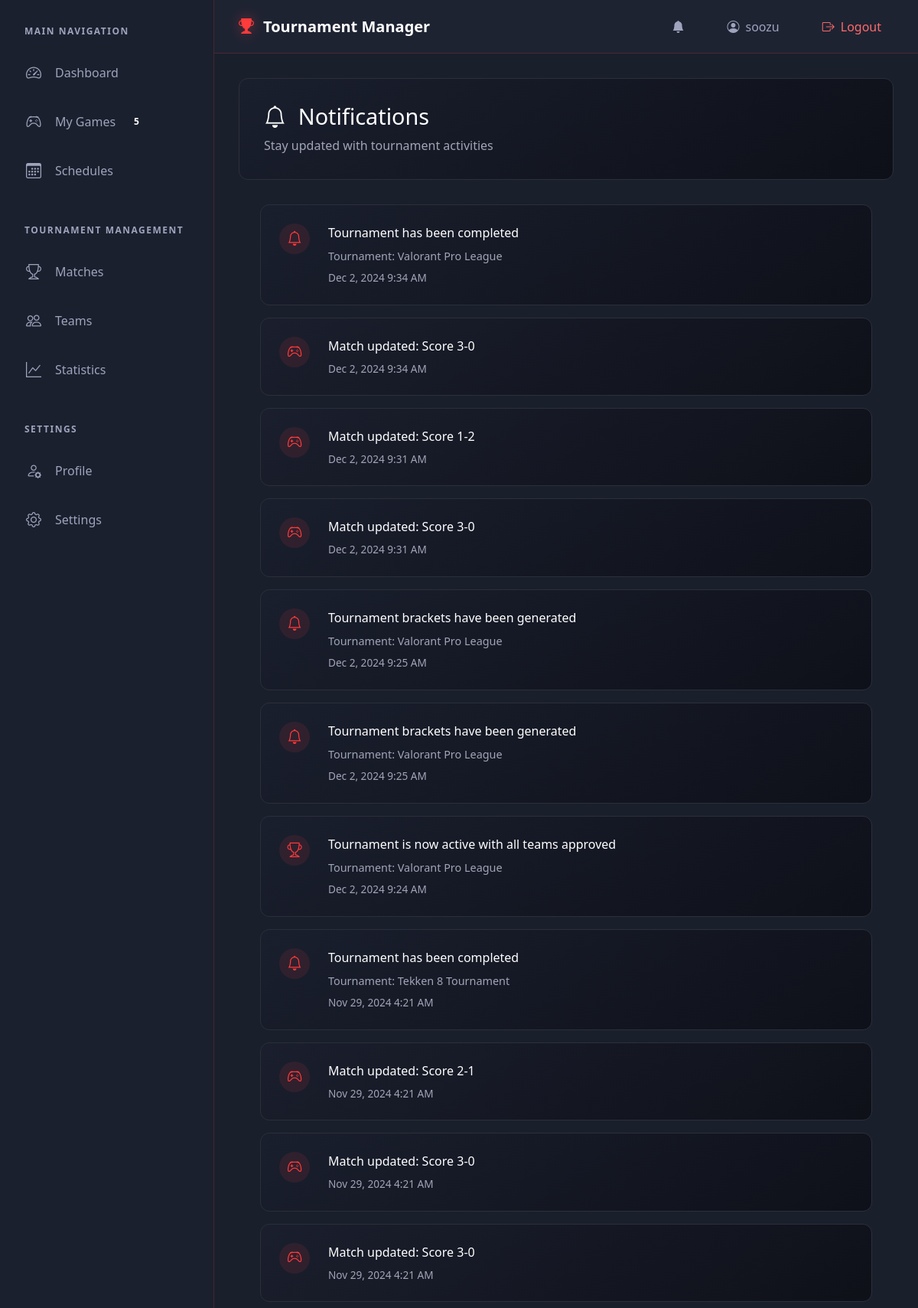
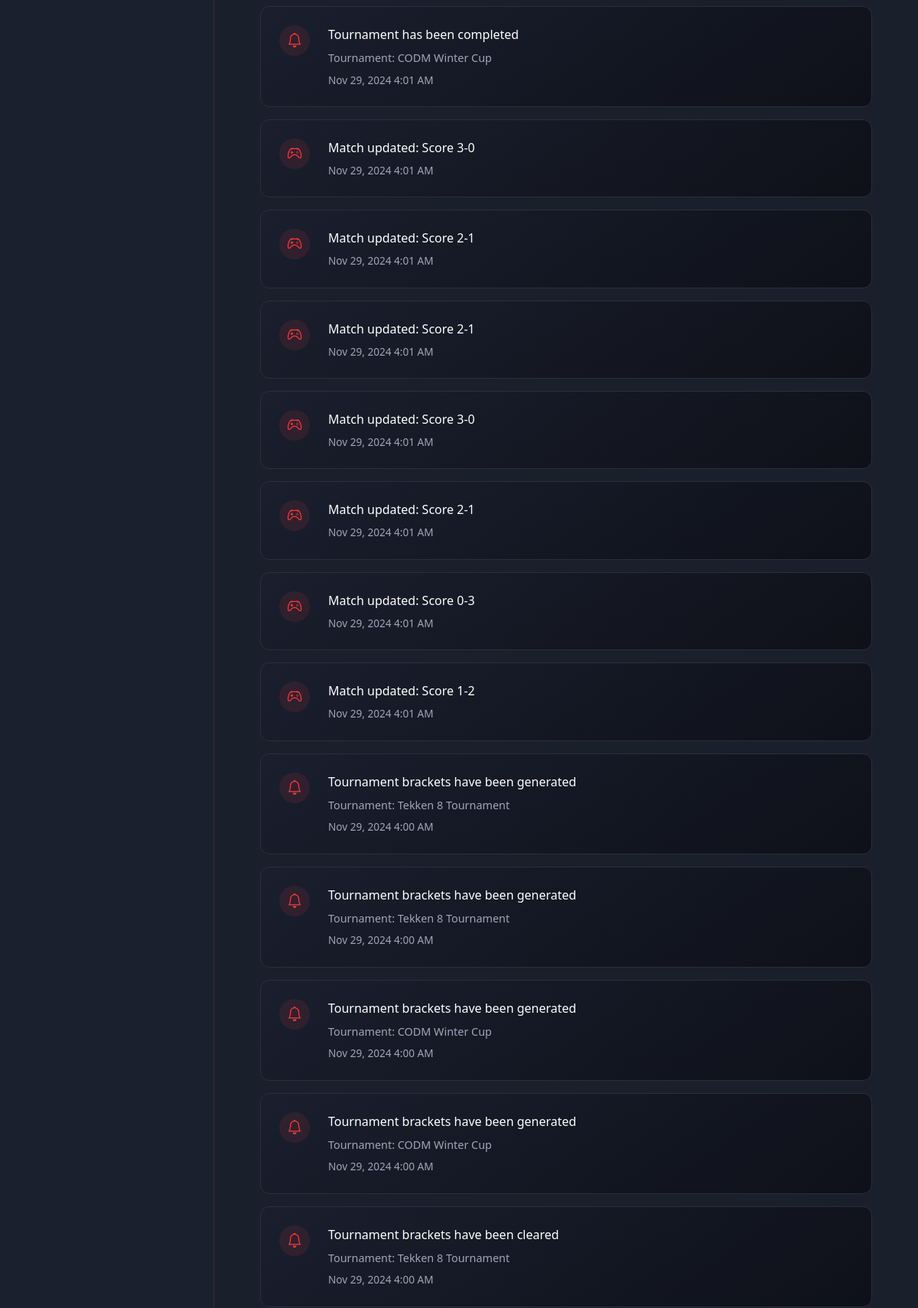
Screenshot of /gamemaster/notifications.php (signed in, upper part) with the database file from the repository (2 pictures, top to bottom).
### tables this page shows
CREATE TABLE `notifications` (
  `id` int(11) NOT NULL,
  `type` varchar(50) NOT NULL,
  `reference_id` int(11) NOT NULL,
  `message` text NOT NULL,
  `is_read` tinyint(1) DEFAULT 0,
  `created_at` timestamp NOT NULL DEFAULT current_timestamp(),
  `user_id` int(11) DEFAULT NULL
);

CREATE TABLE `tournaments` (
  `id` int(11) NOT NULL,
  `game_id` int(11) DEFAULT NULL,
  `name` varchar(255) NOT NULL,
  `start_date` date NOT NULL,
  `end_date` date NOT NULL,
  `status` enum('registration','ongoing','completed','active') DEFAULT 'registration',
  `created_at` timestamp NOT NULL DEFAULT current_timestamp(),
  `max_teams` int(11) NOT NULL DEFAULT 8,
  `prize_pool` decimal(10,2) NOT NULL DEFAULT 0.00,
  `registration_deadline` date DEFAULT NULL,
  `rules` text DEFAULT NULL,
  `registration_open` tinyint(1) DEFAULT 1,
  `team_size` int(11) DEFAULT 5,
  `auto_assign_gm` tinyint(1) DEFAULT 0,
  `match_duration` int(11) DEFAULT 60,
  `gamemaster_id` int(11) DEFAULT NULL,
  `tournament_type` enum('1v1','3v3','5v5') NOT NULL DEFAULT '5v5',
  `winner_id` int(11) DEFAULT NULL,
  `bracket_type` enum('single_elimination','double_elimination') DEFAULT 'single_elimination',
  `brackets_generated` tinyint(1) DEFAULT 0,
  `completed_at` datetime DEFAULT NULL,
  `platform` enum('Physical','Online') NOT NULL DEFAULT 'Online'
);

### gamemaster/notifications.php (the view, shortened to what this page needs)
<?php
require_once('../config/database.php');
$notifications_query = "
    SELECT n.*,
           t.name as tournament_name,
           tm.team_name,
           g.name as game_name
    FROM notifications n
    LEFT JOIN tournaments t ON n.reference_id = t.id
        AND n.type LIKE 'tournament%'
    LEFT JOIN teams tm ON n.reference_id = tm.id
        AND n.type LIKE 'team%'
    LEFT JOIN games g ON n.reference_id = g.id
        AND n.type LIKE 'game%'
    LEFT JOIN tournament_game_masters tgm ON t.id = tgm.tournament_id
    WHERE tgm.user_id = ?
        OR n.user_id = ?
        OR (n.user_id IS NULL AND n.type = 'system_alert')
    ORDER BY n.created_at DESC
    LIMIT 50";
$stmt = $conn->prepare($notifications_query);
$stmt->bind_param("ii", $_SESSION['user_id'], $_SESSION['user_id']);
$stmt->execute();
$notifications = $stmt->get_result();
?>
<!DOCTYPE html>
<html lang="en">
<head>
    <link href="https://cdn.jsdelivr.net/npm/bootstrap@5.1.3/dist/css/bootstrap.min.css" rel="stylesheet">
    <link rel="stylesheet" href="https://cdn.jsdelivr.net/npm/bootstrap-icons@1.7.2/font/bootstrap-icons.css">
    <link href="css/navigation.css" rel="stylesheet">
    <link href="css/notifications.css" rel="stylesheet">
</head>
<body>
    <?php include 'includes/navigation.php'; ?>
    <div class="main-content">
        <div class="content-header">
            <h1><i class="bi bi-bell"></i> Notifications</h1>
            <p>Stay updated with tournament activities</p>
        </div>
        <div class="notifications-container">
            <?php if ($notifications->num_rows > 0): ?>
                <?php while($notification = $notifications->fetch_assoc()): ?>
                    <div class="notification-item <?php echo $notification['is_read'] ? 'read' : 'unread'; ?>">
                        <div class="notification-icon">
                            <?php
                            $icon_class = 'bi-bell';
                            switch($notification['type']) {
                                case 'tournament_status_update':
                                    $icon_class = 'bi-trophy';
                                    break;
                                case 'match_update':
                                    $icon_class = 'bi-controller';
                                    break;
                            }
                            ?>
                            <i class="bi <?php echo $icon_class; ?>"></i>
                        </div>
                        <div class="notification-content">
                            <div class="notification-message">
                                <?php echo htmlspecialchars($notification['message']); ?>
                            </div>
                            <?php if ($notification['tournament_name']): ?>
                                <div class="notification-context">
                                    Tournament: <?php echo htmlspecialchars($notification['tournament_name']); ?>
                                </div>
                            <?php endif; ?>
                            <div class="notification-time">
                                <?php
                                $time = strtotime($notification['created_at']);
                                $now = time();
                                $diff = $now - $time;
                                if ($diff < 60) {
                                    echo "Just now";
                                } elseif ($diff < 3600) {
                                    echo floor($diff/60) . " minutes ago";
                                } elseif ($diff < 86400) {
                                    echo floor($diff/3600) . " hours ago";
                                } else {
                                    echo date('M j, Y g:i A', $time);
                                }
                                ?>
                            </div>
                        </div>
                    </div>
                <?php endwhile; ?>
            <?php endif; ?>
        </div>
    </div>
</body>
</html>

### gamemaster/css/navigation.css (style rules this page uses)
:root { --navbar-height: 70px; --sidebar-width: 280px; --primary-color: #1a1f2e; --accent-color: #ff3b3b; --text-primary: #ffffff; --text-secondary: #a0a3bd; }
.main-content { margin-left: var(--sidebar-width); margin-top: var(--navbar-height); padding: 2rem; min-height: calc(100vh - var(--navbar-height)); background: var(--primary-color); }

### gamemaster/css/notifications.css (style rules this page uses)
:root { --bg-dark: #1a1f2c; --bg-darker: #151922; --text-light: #ffffff; --text-muted: #a1a5b7; --border-dark: #2b2f3a; --accent-color: #ff3b3b; --success-color: #28a745; --warning-color: #ffc107; }
.main-content { background: var(--bg-dark); min-height: 100vh; padding: 2rem; }
.content-header { background: linear-gradient(145deg, rgba(26, 31, 46, 0.95) 0%, rgba(13, 15, 23, 0.95) 100%); padding: 2rem; border-radius: 12px; margin-bottom: 2rem; border: 1px solid var(--border-dark); }
.content-header h1 { color: var(--text-light); font-size: 1.8rem; margin-bottom: 0.5rem; display: flex; align-items: center; gap: 1rem; }
.content-header p { color: var(--text-muted); margin: 0; }
.notifications-container { max-width: 800px; margin: 0 auto; }
.notification-item { background: linear-gradient(145deg, rgba(26, 31, 46, 0.9) 0%, rgba(13, 15, 23, 0.9) 100%); border-radius: 12px; padding: 1.5rem; margin-bottom: 1rem; display: flex; gap: 1.5rem; align-items: flex-start; border: 1px solid var(--border-dark); transition: all 0.3s ease; }
.notification-icon { width: 40px; height: 40px; background: rgba(255, 59, 59, 0.1); border-radius: 50%; display: flex; align-items: center; justify-content: center; font-size: 1.2rem; color: var(--accent-color); flex-shrink: 0; }
.notification-content { flex: 1; }
.notification-message { color: var(--text-light); font-size: 1rem; margin-bottom: 0.5rem; }
.notification-context { color: var(--text-muted); font-size: 0.9rem; margin-bottom: 0.5rem; }
.notification-time { color: var(--text-muted); font-size: 0.85rem; }

### rows the page displays
notifications: message "Tournament has been completed", tournaments.name "Valorant Pro League", created_at "Dec 2, 2024 9:34 AM"
notifications: message "Match updated: Score 3-0", created_at "Dec 2, 2024 9:34 AM"
notifications: message "Match updated: Score 1-2", created_at "Dec 2, 2024 9:31 AM"
notifications: message "Match updated: Score 3-0", created_at "Dec 2, 2024 9:31 AM"
notifications: message "Tournament brackets have been generated", tournaments.name "Valorant Pro League", created_at "Dec 2, 2024 9:25 AM"
notifications: message "Tournament brackets have been generated", tournaments.name "Valorant Pro League", created_at "Dec 2, 2024 9:25 AM"
notifications: message "Tournament is now active with all teams approved", tournaments.name "Valorant Pro League", created_at "Dec 2, 2024 9:24 AM"
notifications: message "Tournament has been completed", tournaments.name "Tekken 8 Tournament", created_at "Nov 29, 2024 4:21 AM"
notifications: message "Match updated: Score 2-1", created_at "Nov 29, 2024 4:21 AM"
notifications: message "Match updated: Score 3-0", created_at "Nov 29, 2024 4:21 AM"
notifications: message "Match updated: Score 3-0", created_at "Nov 29, 2024 4:21 AM"
notifications: message "Tournament has been completed", tournaments.name "CODM Winter Cup", created_at "Nov 29, 2024 4:01 AM"
notifications: message "Match updated: Score 3-0", created_at "Nov 29, 2024 4:01 AM"
notifications: message "Match updated: Score 2-1", created_at "Nov 29, 2024 4:01 AM"
notifications: message "Match updated: Score 2-1", created_at "Nov 29, 2024 4:01 AM"
notifications: message "Match updated: Score 3-0", created_at "Nov 29, 2024 4:01 AM"
notifications: message "Match updated: Score 2-1", created_at "Nov 29, 2024 4:01 AM"
notifications: message "Match updated: Score 0-3", created_at "Nov 29, 2024 4:01 AM"
notifications: message "Match updated: Score 1-2", created_at "Nov 29, 2024 4:01 AM"
notifications: message "Tournament brackets have been generated", tournaments.name "Tekken 8 Tournament", created_at "Nov 29, 2024 4:00 AM"
notifications: message "Tournament brackets have been generated", tournaments.name "Tekken 8 Tournament", created_at "Nov 29, 2024 4:00 AM"
notifications: message "Tournament brackets have been generated", tournaments.name "CODM Winter Cup", created_at "Nov 29, 2024 4:00 AM"
notifications: message "Tournament brackets have been generated", tournaments.name "CODM Winter Cup", created_at "Nov 29, 2024 4:00 AM"
notifications: message "Tournament brackets have been cleared", tournaments.name "Tekken 8 Tournament", created_at "Nov 29, 2024 4:00 AM"

### other values shown
$_SESSION['username'] "soozu"
$games_count['count'] "5"
